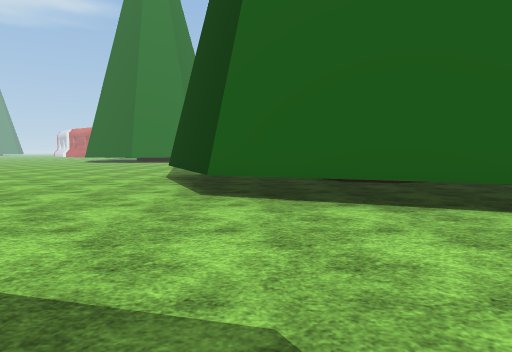
[1] (above)

21 first-person views from a walk through a Unity game level. The camera is 1.2 m above the floor, tilts 4° down and sees 75° across. The floor is counted in squares, 2 m on a side. Each view is taken from the middle of a square. On the plan, view 1 faces up. The plan holds only what a view shows up to about 10 squares ahead; the rest is blank. The place goes on beyond the plan. Flat ground stands in for the terrain. Some surface patterns are stand-ins.

[2]
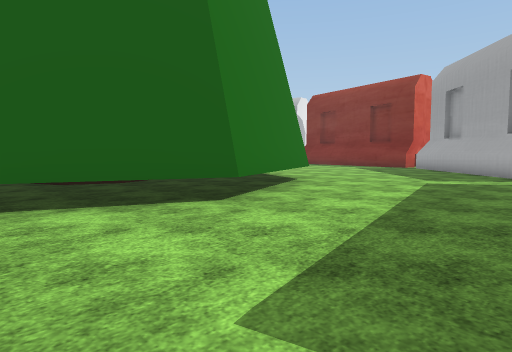

[3]
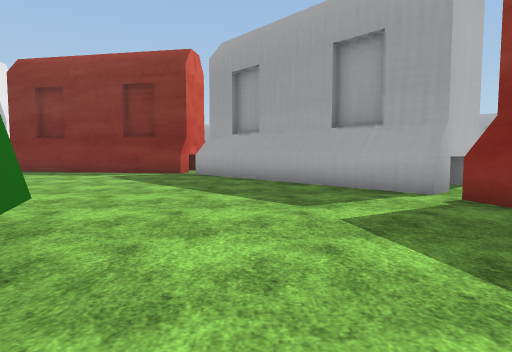

[4]
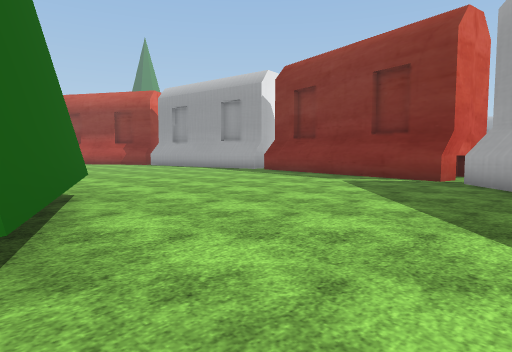

[5]
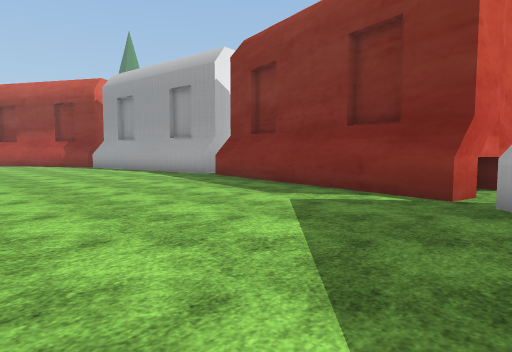

[6]
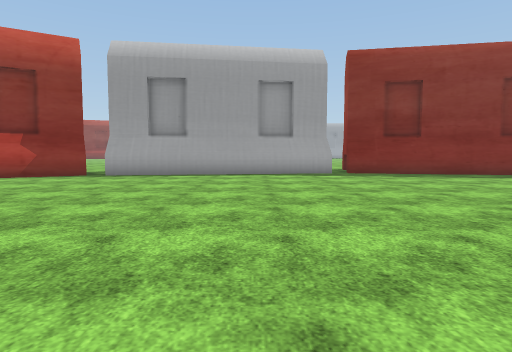

[7]
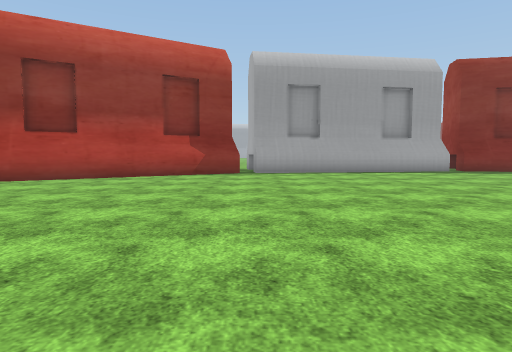

[8]
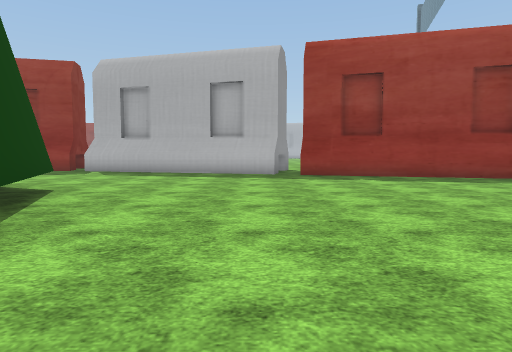

[9]
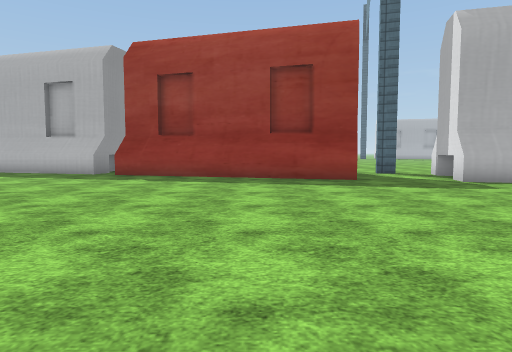

[10]
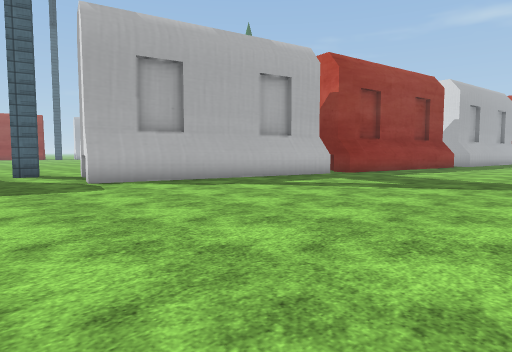

[11]
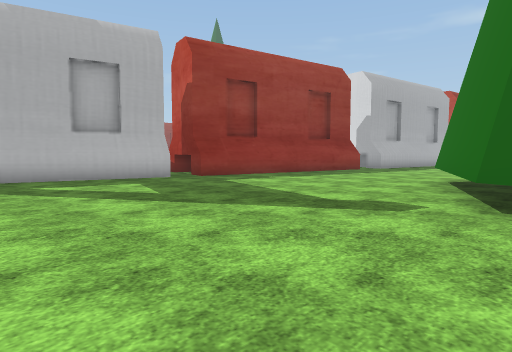

[12]
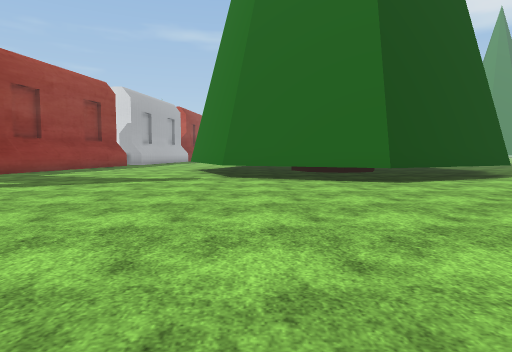

[13]
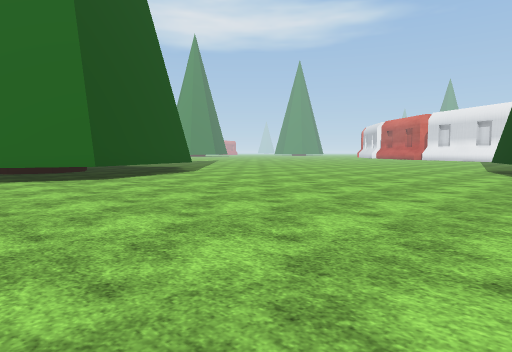

[14]
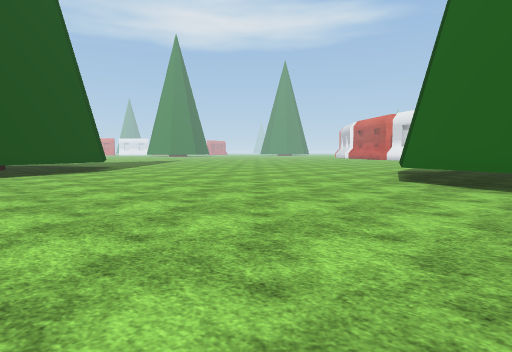

[15]
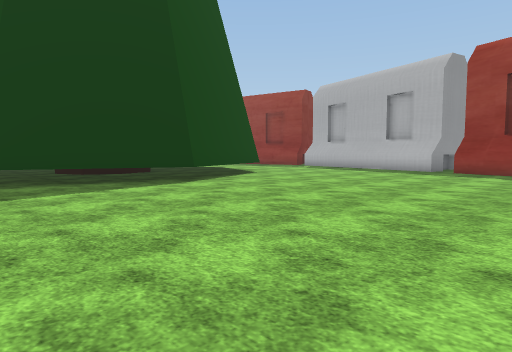

[16]
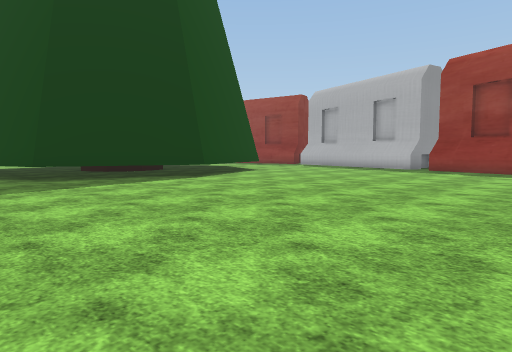

[17]
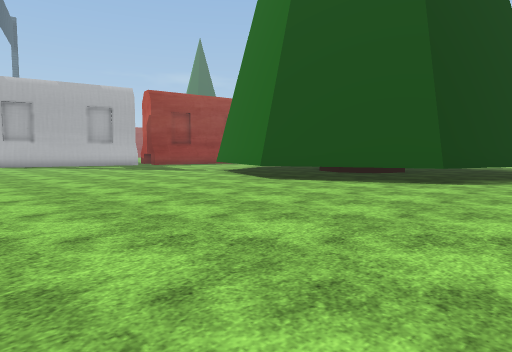

[18]
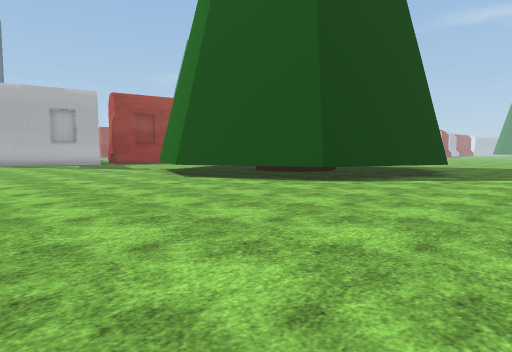

[19]
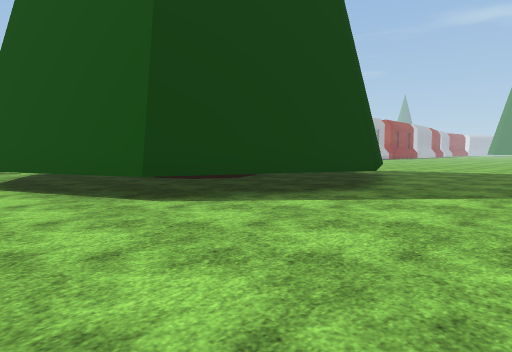

[20]
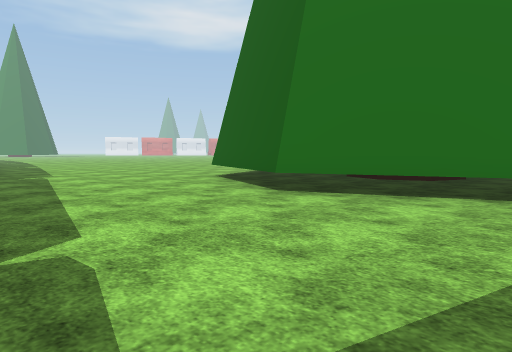

[21]
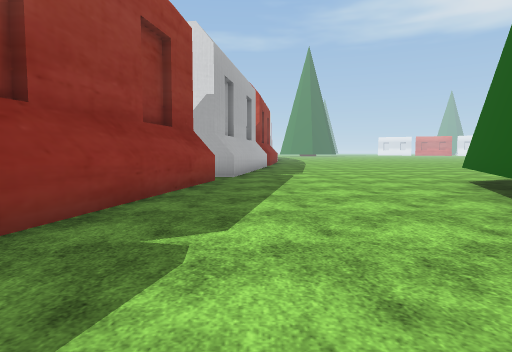

### Floor plan
Points are (right, up) in squares from view 1. A wall is a line through its corners. A room is listed if a view was taken in it or the views show most of it. See-through windows are left out.
Room 1 (views 1, 2, 3, 4, 5, 6, 7, 8, 9, 10, 11, 12, 13, 14, 15, 16, 17, 18, 19, 20, 21)
walls: (-8.7, 20.2) (-10.6, 20.9) (-11.1, 22.1); (-4.5, 0.8) (-1.8, 0.1); (-4.5, 0.8) (-1.3, 0); (7.6, 8) (6.1, 4.5) (2.9, 3.1) (-0.6, 4.6) (-2, 8) (-0.6, 11.3) (0.6, 11.8); (-4.7, 0) (-4.6, 0.6) (-2.1, -0.1); (-11.2, 2.7) (-5.2, 1); (-11.3, 2.6) (-5.2, 1); (-11.3, 2.4) (-5.3, 0.8); (-13, 0.5) (-12.4, 0.3); (7.6, 0.2) (8.3, 0.4); (7.9, 0) (8.3, 0.1); (8.7, 0.5) (13.4, 4.7); (8.9, 0.3) (13.5, 4.6); (14.7, 11.8) (13.8, 18); (-19.3, 4.9) (-13.3, 3.2); (13.6, 5.2) (14.7, 11.4); (-19.4, 4.7) (-13.3, 3.1) (-13.9, 0.7); (13.8, 18.5) (11.3, 22.5); (13.7, 5.1) (14.9, 11.6) (14, 18.1); (14, 18.6) (11.6, 22.6); (-20.8, 18.7) (-19, 18) (-17.6, 14.6) (-18.9, 11.3) (-22.3, 9.9) (-23.2, 10.2); (-23.5, 5.6) (-20.1, 4.9); (-23.7, 5.4) (-20.1, 4.7)
ways out: opening at (-24, 7.5); opening at (-20.3, 21); opening at (-12, 0)

Positions as (right, up) in squares from view 1, and headings:
1: (0, 0), facing up
2: (0, 0), facing up-right
3: (4, 3), facing right
4: (6, 3), facing up-right
5: (9, 4), facing up-right
6: (5, 14), facing right
7: (4, 18), facing right
8: (-4, 10), facing down
9: (-9, 10), facing down
10: (-11, 10), facing down-left
11: (-15, 12), facing down-left
12: (-11, 12), facing left
13: (-10, 12), facing up-left
14: (-8, 14), facing up-left
15: (-8, 12), facing down-right
16: (-9, 13), facing down-right
17: (-12, 20), facing down-left
18: (-13, 22), facing down-left
19: (-17, 22), facing down-left
20: (-19, 6), facing up-left
21: (-19, 7), facing left
